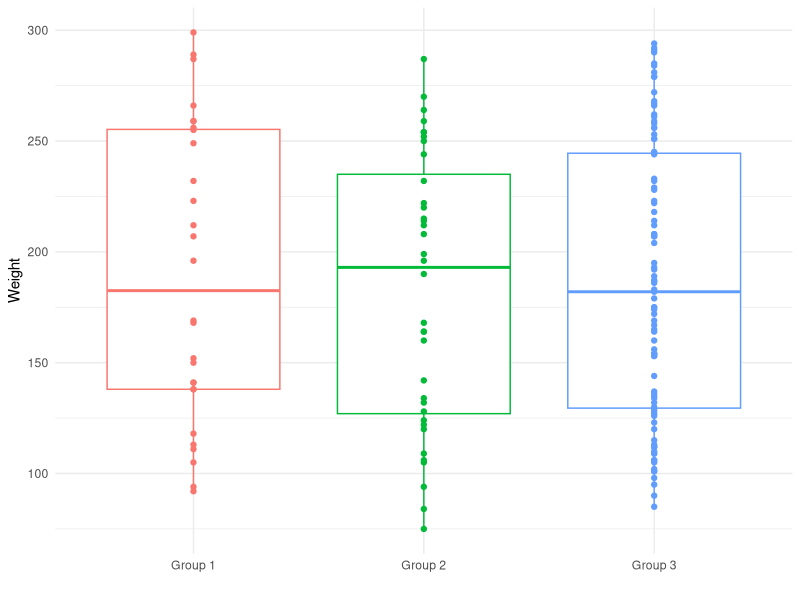

R code for this plot:
## ---- chunk 1
library(dplyr)
library(magrittr)
library(tibble)
library(ggplot2)
library(stringr)
library(bookdown)
## ---- chunk 2
# create a mock dataset
n_subjs <- 99
subjID <- 1:n_subjs

# generate 99 random #s between 1 and 10
tmp <- floor(runif(n_subjs, min = 1, max = 10))
# assign those numbers to any of 3 subject groups
fn <- function(x) { 
  if (x > 7) 'GRP_1' 
  else if (x > 5) 'GRP_2' 
  else 'GRP_3' 
}
subj_class <- sapply(tmp, fn)

# pick random weights between 75 and 300
wts <- floor(runif(n_subjs, min = 75, max = 300))
# combine the data into a table
df <- data.frame(ID = subjID, class = subj_class, wt = wts)

# display the table, splitting the 99 rows into 3 cols wide
tmp <- cbind(df[1:33,], rep('|', 33), 
             df[34:66,], rep('|', 33), 
             df[67:99,])
names(tmp) <- c('ID', 'class', 'wt', '|', 'ID', 'class', 'wt', 
                '|', 'ID', 'class', 'wt')
knitr::kable(tmp, format = 'latex', booktabs = TRUE, 
             caption = "Original subject data")
## ---- chunk 3
# create a mock dataset
n_subjs <- 60
subjID <- 1:n_subjs

# generate 99 random #s between 0 and 10
tmp <- floor(runif(n_subjs, min = 0, max = 10))
# convert those numbers into either of 3 subject groups
subj_class <- sapply(tmp, fn)

wts <- floor(runif(n_subjs, min = 75, max = 300))
df2 <- data.frame(ID = subjID, class = subj_class, wt = wts)

# display the table, splitting the 99 rows into 3 cols wide
tmp <- cbind(df2[1:20,], rep('|', 20), 
             df2[21:40,], rep('|', 20), 
             df2[41:60,])
names(tmp) <- c('ID', 'class', 'wt', '|', 'ID', 'class', 'wt', 
                '|', 'ID', 'class', 'wt')
knitr::kable(tmp, format = 'latex', booktabs = TRUE, 
             caption = "New subject data")
## ---- chunk 4
final_data <- rbind(df, df2)
## ---- chunk 5
final_data %>% 
  mutate(class = str_replace(class, '_', ' '),
         class = str_replace(class, 'GRP', 'Group')) %>% 
  ggplot(aes(x = class, y = wt, color = class)) +
  geom_boxplot() +
  geom_point() + 
  xlab("") +
  ylab("Weight") + 
  theme_minimal() +
  theme(legend.position = "none")
